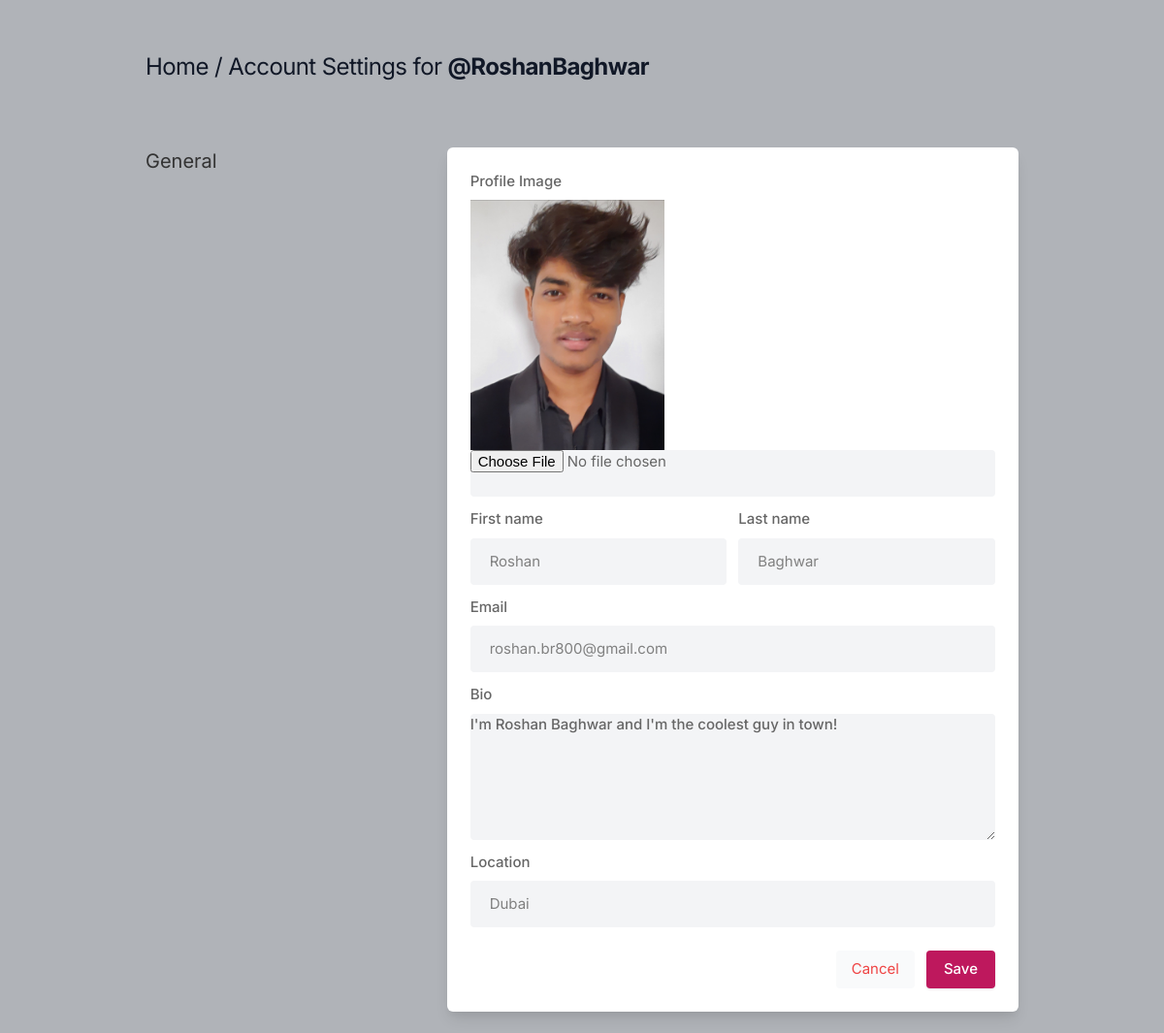
Page /settings (signed in) on the committed database.
### InstaBookApplication/models.py (models this page shows, shortened)
class Profile(models.Model):
    user = models.ForeignKey(User, on_delete=models.CASCADE)
    username = models.CharField(max_length=100, default=user)
    firstName = models.CharField(max_length=100, blank=True)
    lastName = models.CharField(max_length=100, blank=True)
    mobile = models.CharField(max_length=100, blank=True)
    email = models.CharField(max_length=100, blank=True)
    bio = models.TextField(blank=True)
    profileimg = models.ImageField(upload_to='profile_images', default='blank-profile-picture.png')
    location = models.CharField(max_length=100, blank=True)

### InstaBookApplication/views.py (the view)
# urls.py: path('settings', views.settings, name='settings'),
@login_required(login_url='signin')
def settings(request):
    return UserService.settings(request)

### UserService.py (called while the page is built, shortened)
def settings(request):
    user_profile = Profile.objects.get(user=request.user)
    return render(request, 'setting.html', {'user_profile':user_profile})

### templates/setting.html (shortened to what this page needs)
{% load static %}
<!DOCTYPE html>
<html lang="en">
<head>
    <link rel="stylesheet" href="{% static 'assets/css/icons.css' %}">
    <link rel="stylesheet" href="{% static 'assets/css/uikit.css' %}">
    <link rel="stylesheet" href="{% static 'assets/css/style.css' %}">
    <link rel="stylesheet" href="{% static 'assets/css/tailwind.css' %}">
</head>
<body>
            <div class="container m-auto">
                <h1 class="text-2xl leading-none text-gray-900 tracking-tight mt-3"><a href="/">Home</a> / Account Settings for <b> @{{user.username}}</b></h1>
                <br>
                <div class="grid lg:grid-cols-3 mt-12 gap-8">
                    <div>
                        <h3 class="text-xl mb-2"> General</h3>
                    </div>
                    <div class="bg-white rounded-md lg:shadow-lg shadow col-span-2">
                    <form action="" method="POST" enctype="multipart/form-data">
                       <div class="grid grid-cols-2 gap-3 lg:p-6 p-4">
                        <div class="col-span-2">
                            <label for=""> Profile Image</label>
                            <img width="200" height="200" src="{{user_profile.profileimg.url}}"/>
                            <input type="file" name="image" value="" class="shadow-none bg-gray-100">
                        </div>
                           <div>
                               <label for=""> First name</label>
                               <input type="text" name="firstName" value="{{user_profile.firstName}}" class="shadow-none bg-gray-100">
                           </div>
                           <div>
                               <label for=""> Last name</label>
                               <input type="text" name="lastName" value="{{user_profile.lastName}}" class="shadow-none bg-gray-100">
                            </div>
                            <div class="col-span-2">
                                <label for=""> Email</label>
                                <input type="text" name="email" value="{{user_profile.email}}" class="shadow-none bg-gray-100">
                            </div>
                            <div class="col-span-2">
                                <label for="about">Bio</label>
                                <textarea id="about" name="bio" rows="3"  class="shadow-none bg-gray-100">{{user_profile.bio}}</textarea>
                            </div>
                            <div class="col-span-2">
                                <label for=""> Location</label>
                                <input type="text" name="location" value="{{user_profile.location}}" class="shadow-none bg-gray-100">
                            </div>
                       </div>
                       <div class="bg-gray-10 p-6 pt-0 flex justify-end space-x-3">
                           <button class="p-2 px-4 rounded bg-gray-50 text-red-500"> <a href="/">Cancel</a> </button>
                           <button type="submit" class="button bg-blue-700"> Save </button>
                       </div>
                    </form>
                    </div>
                    </div>
                    <br>
                </div>
</body>
</html>

### static/assets/css/style.css (style rules this page uses)
body { background-color: #B0B3B8!important; }
button { vertical-align: middle; }
span.button, button.button { background-color: #be185d; top: 0; color: #fff; position: relative; padding: 8px 18px; line-height: 22px; position: relative; font-weight: 500; font-size: 15px; display: inline-block; -webkit-transition: all 0.2s ease-in-out; transition: all 0.2s ease-in-out; cursor: pointer; overflow: hidden; border: none; border-radius: 4px; -webkit-box-shadow: 0 1px 3px rgba(0, 0, 0, 0.1); box-shadow: 0 1px 3px rgba(0, 0, 0, 0.1); }
input { height: 48px; line-height: 48px; padding: 0 20px; outline: none; font-size: 15px; color: #808080; max-width: 100%; width: 100%; -webkit-box-sizing: border-box; box-sizing: border-box; display: block; font-weight: 400; opacity: 1; border-radius: 4px; border: none; -webkit-box-shadow: 0 1px 4px 0px rgba(0, 0, 0, 0.12); box-shadow: 0 1px 4px 0px rgba(0, 0, 0, 0.12); }
input[type="text"], input[type="password"], input[type="email"], input[type="number"] { height: 48px; line-height: 48px; padding: 0 20px; outline: none; font-size: 15px; color: #808080; max-width: 100%; width: 100%; -webkit-box-sizing: border-box; box-sizing: border-box; display: block; font-weight: 400; opacity: 1; border-radius: 4px; border: none; -webkit-box-shadow: 0 1px 4px 0px rgba(0, 0, 0, 0.12); box-shadow: 0 1px 4px 0px rgba(0, 0, 0, 0.12); }
textarea { height: 48px; line-height: 48px; padding: 0 20px; outline: none; font-size: 15px; color: #808080; margin: 0 0 16px 0; max-width: 100%; width: 100%; -webkit-box-sizing: border-box; box-sizing: border-box; display: block; background-color: #fff; font-weight: 500; opacity: 1; border-radius: 4px; border: none; -webkit-box-shadow: 0 1px 4px 0px rgba(0, 0, 0, 0.12); box-shadow: 0 1px 4px 0px rgba(0, 0, 0, 0.12); }
input { -webkit-transition: all 0.1s ease-in-out; transition: all 0.1s ease-in-out; }
::placeholder { color: #808080; opacity: 1; }
textarea { height: auto; line-height: 27px; padding: 20px; min-height: 130px; -webkit-transition: none !important; transition: none !important; min-width: 100%; }
label, legend { display: block; font-weight: bold; font-size: 15px; font-weight: 500; margin-bottom: 8px; }
button { border: none; margin: 0; padding: 0; width: auto; overflow: visible; background: transparent; color: inherit; font: inherit; line-height: normal; cursor: pointer; }
a { color: #be185d; -webkit-transition: 0.3s; transition: 0.3s; outline: none !important; }
button { outline: none !important; }
img { max-width: 100%; }
body { color: #666; font-size: 15px; line-height: 27px; background-color: #f0f2f5; font-family: "Inter", sans-serif; text-transform: none; }
h1, h2, h3, h4, h5, h6 { font-family: "Inter", sans-serif; text-transform: none; }
input[type="text"], input[type="password"], input[type="email"] { font-family: "Inter", sans-serif; text-transform: none; }
textarea, select { font-family: "Inter", sans-serif; text-transform: none; }
button, body .pac-container { font-family: "Inter", sans-serif; text-transform: none; }
h1, h2, h3, h4, h5, h6 { color: #333; font-weight: 500; margin: 0; padding: 0; }
h1 { font-size: 32px; }
h3 { font-size: 22px; }
b, strong { font-weight: 700 !important; }
@media (min-width: 1024px) { .container { max-width: 900px !important; padding-top: 45px; } }
.shadow-none { -webkit-box-shadow: none !important; box-shadow: none !important; }

### rows in the picture
Profile: profileimg (picture), firstName "Roshan", lastName "Baghwar", email "roshan.br800@gmail.com", bio "I'm Roshan Baghwar and I'm the coolest guy in town!", location "Dubai"

### other values in the picture
{{ user.username }} "RoshanBaghwar"
